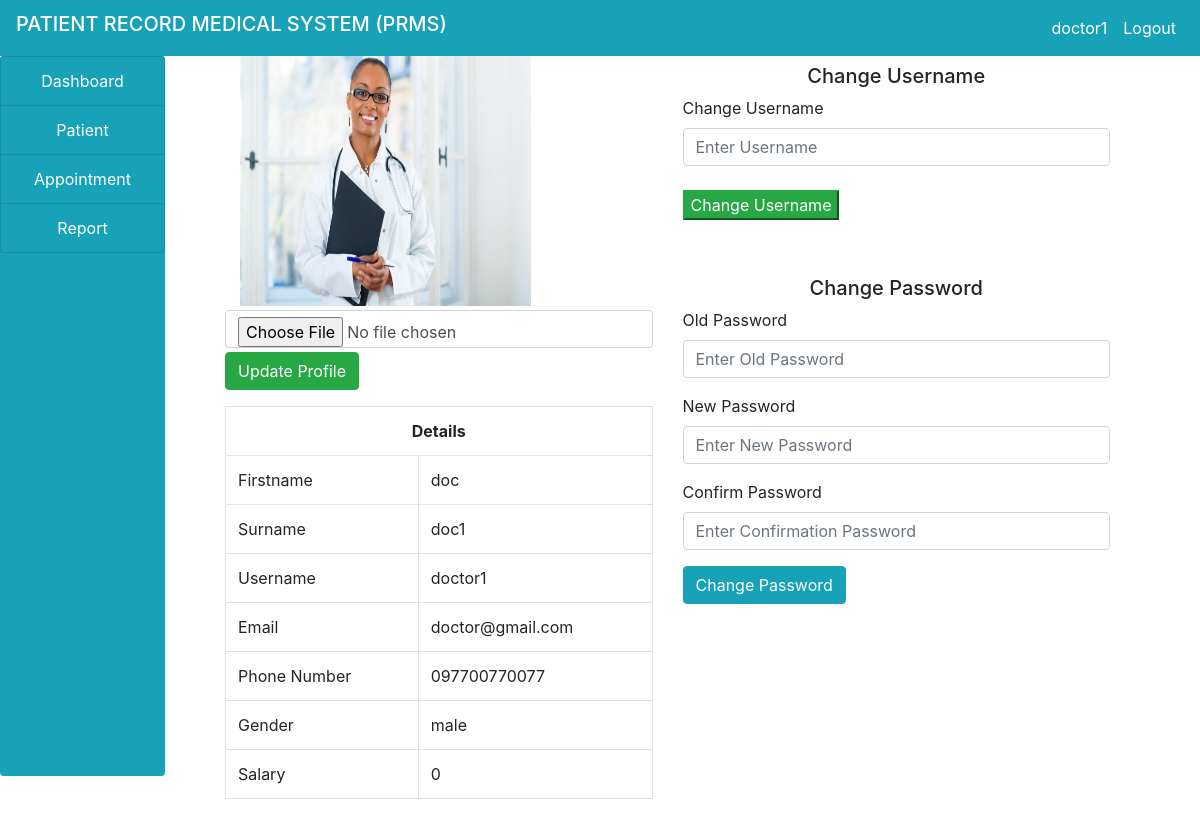
Screenshot of /doctor/profile.php (signed in) with the database file from the repository.
### tables this page shows
CREATE TABLE `doctors` (
  `id` int(11) NOT NULL,
  `firstname` varchar(100) NOT NULL,
  `surname` varchar(100) NOT NULL,
  `username` varchar(100) NOT NULL,
  `email` varchar(100) NOT NULL,
  `gender` varchar(100) NOT NULL,
  `phone` varchar(100) NOT NULL,
  `country` varchar(100) NOT NULL,
  `password` varchar(100) NOT NULL,
  `salary` varchar(100) NOT NULL,
  `date_reg` varchar(100) NOT NULL,
  `status` varchar(100) NOT NULL,
  `profile` varchar(100) NOT NULL
);

### doctor/profile.php (the view, shortened to what this page needs)
<!DOCTYPE html>
<html>
<head>
</head>
<body>
     <?php
     include("../include/header.php");
     ?>
     <div class="container-fluid">
     	<div class="col-md-12">
     		<div class="row">
     			<div class="col-md-2" style="margin-left: -30px;">
     				<?php
                     include("sidenav.php");
                     include("../include/connection.php");
     				?>
     			</div>
     			<div class="col-md-10">
     				<div class="container-fluid">
     					<div class="col-md-12">
     						<div class="row">
     							<div class="col-md-6">
                                 <?php
                                  $doc = $_SESSION['doctor'];
                                  	$query = "SELECT * FROM doctors WHERE username='$doc'";
                                  	$res = mysqli_query($connect,$query);
                                  	$row = mysqli_fetch_array($res);
                                  ?>
                                  <form method="post" enctype="multipart/form-data">
                                  	<?php
                                      echo "<img src='img/".$row['profile']."' style='height: 250px;' class=col-md-9 my-3'>";
                                  	 ?>
                                      <input type="file" name="img" class="form-control my-1">
                                      <input type="submit" name="upload" class=" btn btn-success" value="Update Profile">
                                  </form>
                                  <div class="my-3">
                                  	<table class="table table-bordered">
                                  		<tr>
                                  			<th colspan="2" class="text-center">Details</th>
                                  		</tr>
                                  		<tr>
                                  			<td>Firstname</td>
                                  			<td><?php echo $row['firstname'];  ?></td>
                                  		</tr>
                                  		<tr>
                                  			<td>Surname</td>
                                  			<td><?php echo $row['surname'];  ?></td>
                                  		</tr>
                                  		<tr>
                                  			<td>Username</td>
                                  			<td><?php echo $row['username'];  ?></td>
                                  		</tr>
                                  		<tr>
                                  			<td>Email</td>
                                  			<td><?php echo $row['email'];  ?></td>
                                  		</tr>
                                  		<tr>
                                  			<td>Phone Number</td>
                                  			<td><?php echo $row['phone'];  ?></td>
                                  		</tr>
                                  		<tr>
                                  			<td>Gender</td>
                                  			<td><?php echo $row['gender'];  ?></td>
                                  		</tr>
                                  		<tr>
                                  			<td>Salary</td>
                                  			<td><?php echo $row['salary'];  ?></td>
                                  		</tr>
                                  	</table>
                                  </div>
     							</div>
     							<div class="col-md-6">
     								<h5 class="text-center my-2">Change Username</h5>
     								<form method="post">
     									<label> Change Username</label>
     									<input type="text" name="uname" class="form-control" autocomplete="off" placeholder="Enter Username"><br>
     									<input type="submit" name="change_uname" class="btn-success" value="Change Username">
     								</form>
     								<br><br>
     								<h5 class="text-center my-2">Change Password</h5>
     								<form method="post">
     									<div class="form-group">
     										<label>Old Password</label>
     										<input type="Password" name="Old_pass" class="form-control" autocomplete="off" placeholder="Enter Old Password">
     									</div>
     									<div class="form-group">
     										<label>New Password</label>
     										<input type="Password" name="new_pass" class="form-control" autocomplete="off" placeholder="Enter New Password">
     									</div>
     									<div class="form-group">
     										<label>Confirm Password</label>
     										<input type="Password" name="con_pass" class="form-control" autocomplete="off" placeholder="Enter Confirmation Password">
     									</div>
     									<input type="submit" name="change_pass" class="btn btn-info" value="Change Password">
     								</form>
     							</div>
     						</div>
     					</div>
     				</div>
     			</div>
     		</div>
     	</div>
     </div>
</body>
</html>

### rows the page displays
doctors: profile (picture), firstname "doc", surname "doc1", username "doctor1", email "doctor@gmail.com", phone "097700770077", gender "male", salary "0"

### other values shown
$user "doctor1"
